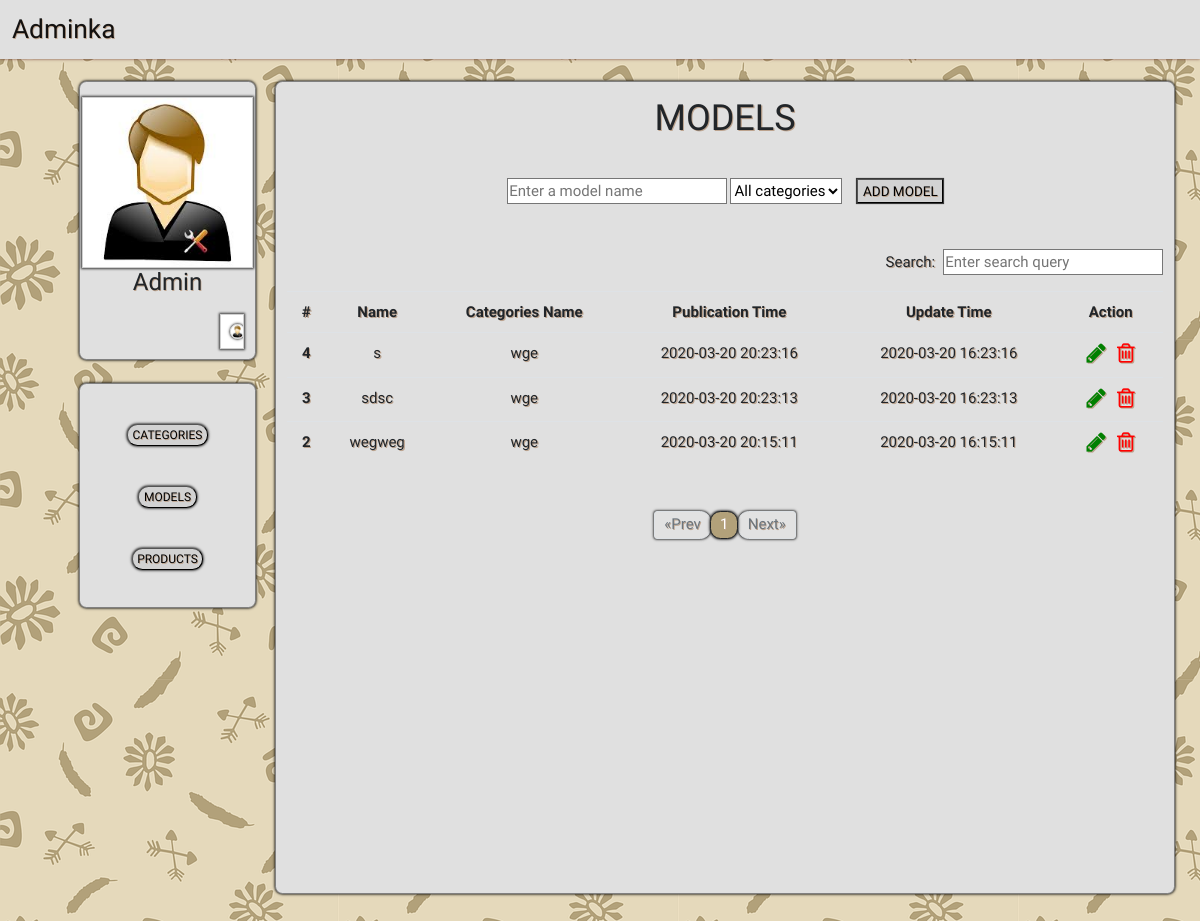
Screenshot of /models.php with the database file from the repository.
### tables this page shows
CREATE TABLE `models` (
  `id` int(11) NOT NULL,
  `models_name` varchar(255) NOT NULL,
  `categories_id` int(11) DEFAULT NULL,
  `pubdate` datetime DEFAULT NULL,
  `update_date` timestamp NULL DEFAULT NULL ON UPDATE current_timestamp()
);

CREATE TABLE `categories` (
  `id` int(11) NOT NULL,
  `categories_name` varchar(255) NOT NULL,
  `pubdate` datetime DEFAULT NULL,
  `update_date` timestamp NULL DEFAULT NULL ON UPDATE current_timestamp()
);

### models.php (the view, shortened to what this page needs)
<?php
require "includes/connect.php";
$limit = 10;
$page = isset($_GET['page']) ? $_GET['page'] : 1;
$start = ($page - 1) * $limit;
$models_category = $conn->query("SELECT `models`.*, `categories`.`categories_name` as `categories_name`
FROM `models` AS `models`
         LEFT JOIN `categories` AS `categories`
                   ON `models`.`categories_id` = `categories`.`id` ORDER BY `id` DESC LIMIT $start, $limit");
$models_category->execute();
$models_arr = $models_category->fetchAll(PDO::FETCH_ASSOC);
$result = $conn->query("SELECT count(id) AS id FROM `models`");
$custCount = $result->fetchAll( PDO::FETCH_ASSOC);
$total = $custCount[0]['id'];
$pages = ceil( $total / $limit );
$Previous = $page - 1;
$Next = $page + 1;
?>
<!doctype html>
<html lang="en">
<head>
    <link rel="stylesheet" href="https://stackpath.bootstrapcdn.com/bootstrap/4.4.1/css/bootstrap.min.css">
    <link rel="stylesheet" href="https://cdnjs.cloudflare.com/ajax/libs/font-awesome/4.7.0/css/font-awesome.min.css">
    <link rel="stylesheet" type="text/css" href="css/admin.css">
</head>
<body>
<nav class="navbar navbar-expand-md bg-light navbar-light">
    <a class="navbar-brand" href="#">Adminka</a>
</nav>
<div class="divForAllInfo">
    <div class="forLeftBlock col-xl-2">
        <div class="content">
            <img src="images/admin.jpg" alt="">
            <h2>Admin</h2>
            <form method="post" enctype="multipart/form-data">
                <a class="button"  href="logout.php">
                    <img src="images/admin.jpg">
                </a>
            </form>
        </div>
        <div class="leftBlock">
            <form action="" method="post" enctype="multipart/form-data">
                <div class="categoriesBlock">
                    <input type="submit" name="categories" class="categoriesBtn" value="CATEGORIES">
                </div>
                <div class="categoriesBlock">
                    <input type="submit" name="models" class="categoriesBtn" value="MODELS">
                </div>
                <div class="categoriesBlock">
                    <input type="submit" name="products" class="categoriesBtn" value="PRODUCTS">
                </div>
            </form>
        </div>
    </div>
    <div class="forContent col-xl-9">
        <h1>MODELS</h1>
        <form action="" class="form1" method="post" enctype="multipart/form-data">
            <input type="text" name="add_name" placeholder="Enter a model name">
            <select name="select">
                <option>All categories</option>
            </select>
            <input type="submit" name="insert" class="insert" value="ADD MODEL">
        </form>
        <form action="" method="POST" enctype="multipart/form-data"  class="search">
            <lablel for="search">Search:</lablel>
            <input type="text" name="search" id="search" placeholder="Enter search query">
        </form>
        <table class="table" id="modelsTable">
            <thead>
            <tr>
                <th>#</th>
                <th>Name</th>
                <th>Categories Name</th>
                <th>Publication Time</th>
                <th>Update Time</th>
                <th>Action</th>
            </tr>
            </thead>
            <tbody>
            <?php foreach ($models_arr as $value): ?>
                <tr>
                    <th><?= $value['id'] ?></th>
                    <td><?= $value['models_name'] ?></td>
                    <td><?= $value['categories_name'] ?></td>
                    <td><?= $value['pubdate'] ?></td>
                    <td><?= $value['update_date'] ?></td>
                    <td>
                        <a href="models_update_page.php?id=<?= $value['id']?>&categories_id=<?= $value['categories_id'] ?>" class="pencil"><i class="fa fa-pencil" aria-hidden="true" style="color: green;font-size: 30px; margin: 0 5px;"></i></a>
                        <a href="#" class="models_trash"><i class="fa fa-trash-o" aria-hidden="true" style="color: red;font-size: 30px; margin: 0 5px;"></i></a>
                    </td>
                </tr>
            <?php endforeach; ?>
            </tbody>
        </table>
        <div class="forPagination">
            <ul class="pagination">
                <li class="page-item <?php if($_GET['page'] <= 1){ echo 'disabled'; } ?>"><a class="page-link" href="models.php?page=<?= $Previous; ?>">&laquo;Prev</a></li>
                <?php for($i = 1; $i <= $pages; $i++) : ?>
                    <li class="page-item <?php if($i == $page){ echo 'active'; } ?>"><a class="page-link" href="models.php?page=<?= $i; ?>"><?= $i; ?></a></li>
                <?php endfor; ?>
                <li class="page-item <?php if($page >= $pages){ echo 'disabled'; } ?>"><a class="page-link" href="models.php?page=<?= $Next; ?>">Next&raquo;</a></li>
            </ul>
        </div>
    </div>
</div>
</body>
</html>

### css/admin.css (style rules this page uses)
body { background-image: url(../images/5.png); background-repeat: repeat; background-color: #E5D9BB; }
body { zoom: 75% }
nav { box-shadow: 0px 0px 4px 0px rgba(86, 27, 27, 0.75); }
.search { display: flex; justify-content: flex-end; align-items: center; }
#search { margin-left: 10px; }
.bg-light { background-color: #e0e0e0!important; }
.navbar-brand { font-size: 35px; font-family: 'Trade Winds', cursive; text-shadow: 1px 1px #BCA38E; }
.content img { border: 1px solid #d0d0d0; box-shadow: 0px 0px 3px 1px rgba(0,0,0,0.75); }
.content { width: 100%; text-align: center; margin-top: 30px; font-family: 'Oxanium', cursive; border: 1px solid gray; background-color: #E0E0E0; text-shadow: 1px 1px #BCA38E; border-radius: 10px; padding-top: 20px; margin-left: 90px; box-shadow: 0px 0px 3px 1px rgba(0,0,0,0.75); }
form { width: 100%; height: 75px; }
.insert { background-color: #d2d2d2; outline: none !important; margin-left: 15px; color: #000000; font-size: 18px; text-shadow: 1px 1px #BCA38E; box-shadow: 0px 0px 1px 1px rgba(0,0,0,0.75); }
form img { width: 20px; border-radius: 50px; float: left; border: 1px solid #d0d0d0; box-shadow: 0px 0px 3px 1px rgba(0,0,0,0.75); }
.button { text-decoration: none; float: right; padding: 12px; margin: 15px; color: black; width: 13.5%; background-color: #fff; transition: width .35s; -webkit-transition: width .35s; overflow: hidden; border: 1px solid #d0d0d0; box-shadow: 0px 0px 3px 1px rgba(0,0,0,0.75); }
a { text-decoration: none; }
.leftBlock { width: 100%; text-align: center; margin-top: 30px; font-family: 'Oxanium', cursive; border: 1px solid gray; background-color: #E0E0E0; text-shadow: 1px 1px #BCA38E; border-radius: 10px; height: 300px; margin-left: 90px; box-shadow: 0px 0px 3px 1px rgba(0,0,0,0.75); }
.categoriesBtn { background-color: #d2d2d2; outline: none !important; border-radius: 14px; color: #000000; text-shadow: 1px 1px #BCA38E; box-shadow: 0px 0px 3px 1px rgba(0,0,0,0.75); }
.categoriesBlock { margin-top: 54px; outline: none; border: none; }
.forContent { margin: 30px 0 0 100px; text-align: center; font-family: 'Oxanium', cursive; font-size: 20px; border: 1px solid gray; height: 1083px; background-color: #E0E0E0; text-shadow: 1.5px 1.5px #BCA38E; border-radius: 10px; box-shadow: 0px 0px 3px 1px rgba(0,0,0,0.75); }
.forContent h1 { font-size: 3rem; margin-top: 20px; }
.forContent .form1 { margin-top: 50px; }
.divForAllInfo { display: flex; }
select { height: 35px; }
.forPagination { display: flex; justify-content: center; margin-top: 60px; }
.page-link { background-color: #d2d2d2 !important; border-radius: 14px; color: #212529; text-shadow: 1px 1px #BCA38E; box-shadow: 0px 0px 3px 1px rgba(0,0,0,0.75); padding: 0.3rem 0.75rem!important; }
.page-item.active .page-link { background-color: #B2A17A !important; border-color: #212529; }
.page-item.disabled .page-link { background-color: #e2e2e2!important; }

### rows the page displays
models: id "4", models_name "s", categories.categories_name "wge", pubdate "2020-03-20 20:23:16", update_date "2020-03-20 16:23:16"
models: id "3", models_name "sdsc", categories.categories_name "wge", pubdate "2020-03-20 20:23:13", update_date "2020-03-20 16:23:13"
models: id "2", models_name "wegweg", categories.categories_name "wge", pubdate "2020-03-20 20:15:11", update_date "2020-03-20 16:15:11"
